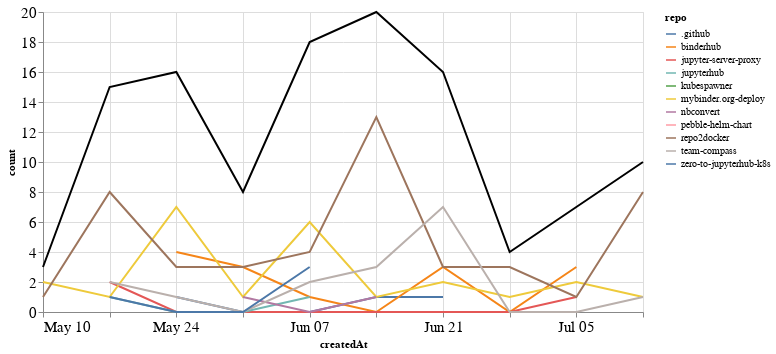

The cell this chart's notebook holds for it:
### Markdown cell above
## Comments

### Code cell
comments_time = comments.groupby('repo').resample('W', on='createdAt').count()['author'].reset_index()
comments_time = comments_time.rename(columns={'author': 'count'})
comments_time_total = comments_time.groupby('createdAt').agg({"count": "sum"}).reset_index()
ch1 = alt.Chart(comments_time, width=600).mark_line().encode(
    x='createdAt',
    y='count',
    color='repo',
    tooltip="repo"
)

ch2 = alt.Chart(comments_time_total, width=600).mark_line(color="black").encode(
    x='createdAt',
    y='count',
)

ch1 + ch2

### Figure 1 — Vega-Lite specification as saved in the notebook (floating-point values rounded to 4 significant figures)
{"config": {"axisLeft": {"labelFontSize": 15}, "axisBottom": {"labelFontSize": 15}}, "layer": [{"data": {"name": "data-211d5c8727fc1cb639610f6dce4aff72"}, "mark": "line", "encoding": {"color": {"type": "nominal", "field": "repo"}, "tooltip": {"type": "nominal", "field": "repo"}, "x": {"type": "temporal", "field": "createdAt"}, "y": {"type": "quantitative", "field": "count"}}, "width": 600}, {"data": {"name": "data-ec84c14d90990b0c432480f69104d39b"}, "mark": {"type": "line", "color": "black"}, "encoding": {"x": {"type": "temporal", "field": "createdAt"}, "y": {"type": "quantitative", "field": "count"}}, "width": 600}], "$schema": "https://vega.github.io/schema/vega-lite/v4.8.1.json", "datasets": {"data-211d5c8727fc1cb639610f6dce4aff72": [{"repo": ".github", "createdAt": "2020-05-24T00:00:00", "count": 1}, {"repo": ".github", "createdAt": "2020-05-31T00:00:00", "count": 0}, {"repo": ".github", "createdAt": "2020-06-07T00:00:00", "count": 0}, {"repo": ".github", "createdAt": "2020-06-14T00:00:00", "count": 1}, {"repo": ".github", "createdAt": "2020-06-21T00:00:00", "count": 1}, {"repo": "binderhub", "createdAt": "2020-05-24T00:00:00", "count": 4}, {"repo": "binderhub", "createdAt": "2020-05-31T00:00:00", "count": 3}, {"repo": "binderhub", "createdAt": "2020-06-07T00:00:00", "count": 1}, {"repo": "binderhub", "createdAt": "2020-06-14T00:00:00", "count": 0}, {"repo": "binderhub", "createdAt": "2020-06-21T00:00:00", "count": 3}, {"repo": "binderhub", "createdAt": "2020-06-28T00:00:00", "count": 0}, {"repo": "binderhub", "createdAt": "2020-07-05T00:00:00", "count": 3}, {"repo": "jupyter-server-proxy", "createdAt": "2020-05-17T00:00:00", "count": 2}, {"repo": "jupyter-server-proxy", "createdAt": "2020-05-24T00:00:00", "count": 0}, {"repo": "jupyter-server-proxy", "createdAt": "2020-05-31T00:00:00", "count": 0}, {"repo": "jupyter-server-proxy", "createdAt": "2020-06-07T00:00:00", "count": 0}, {"repo": "jupyter-server-proxy", "createdAt": "2020-06-14T00:00:00", "count": 0}, {"repo": "jupyter-server-proxy", "createdAt": "2020-06-21T00:00:00", "count": 0}, {"repo": "jupyter-server-proxy", "createdAt": "2020-06-28T00:00:00", "count": 0}, {"repo": "jupyter-server-proxy", "createdAt": "2020-07-05T00:00:00", "count": 1}, {"repo": "jupyterhub", "createdAt": "2020-05-17T00:00:00", "count": 1}, {"repo": "jupyterhub", "createdAt": "2020-05-24T00:00:00", "count": 0}, {"repo": "jupyterhub", "createdAt": "2020-05-31T00:00:00", "count": 0}, {"repo": "jupyterhub", "createdAt": "2020-06-07T00:00:00", "count": 1}, {"repo": "kubespawner", "createdAt": "2020-06-14T00:00:00", "count": 1}, {"repo": "mybinder.org-deploy", "createdAt": "2020-05-10T00:00:00", "count": 2}, {"repo": "mybinder.org-deploy", "createdAt": "2020-05-17T00:00:00", "count": 1}, {"repo": "mybinder.org-deploy", "createdAt": "2020-05-24T00:00:00", "count": 7}, {"repo": "mybinder.org-deploy", "createdAt": "2020-05-31T00:00:00", "count": 1}, {"repo": "mybinder.org-deploy", "createdAt": "2020-06-07T00:00:00", "count": 6}, {"repo": "mybinder.org-deploy", "createdAt": "2020-06-14T00:00:00", "count": 1}, {"repo": "mybinder.org-deploy", "createdAt": "2020-06-21T00:00:00", "count": 2}, {"repo": "mybinder.org-deploy", "createdAt": "2020-06-28T00:00:00", "count": 1}, {"repo": "mybinder.org-deploy", "createdAt": "2020-07-05T00:00:00", "count": 2}, {"repo": "mybinder.org-deploy", "createdAt": "2020-07-12T00:00:00", "count": 1}, {"repo": "nbconvert", "createdAt": "2020-05-31T00:00:00", "count": 1}, {"repo": "nbconvert", "createdAt": "2020-06-07T00:00:00", "count": 0}, {"repo": "nbconvert", "createdAt": "2020-06-14T00:00:00", "count": 1}, {"repo": "pebble-helm-chart", "createdAt": "2020-06-07T00:00:00", "count": 1}, {"repo": "repo2docker", "createdAt": "2020-05-10T00:00:00", "count": 1}, {"repo": "repo2docker", "createdAt": "2020-05-17T00:00:00", "count": 8}, {"repo": "repo2docker", "createdAt": "2020-05-24T00:00:00", "count": 3}, {"repo": "repo2docker", "createdAt": "2020-05-31T00:00:00", "count": 3}, {"repo": "repo2docker", "createdAt": "2020-06-07T00:00:00", "count": 4}, {"repo": "repo2docker", "createdAt": "2020-06-14T00:00:00", "count": 13}, {"repo": "repo2docker", "createdAt": "2020-06-21T00:00:00", "count": 3}, {"repo": "repo2docker", "createdAt": "2020-06-28T00:00:00", "count": 3}, {"repo": "repo2docker", "createdAt": "2020-07-05T00:00:00", "count": 1}, {"repo": "repo2docker", "createdAt": "2020-07-12T00:00:00", "count": 8}, {"repo": "team-compass", "createdAt": "2020-05-17T00:00:00", "count": 2}, {"repo": "team-compass", "createdAt": "2020-05-24T00:00:00", "count": 1}, {"repo": "team-compass", "createdAt": "2020-05-31T00:00:00", "count": 0}, {"repo": "team-compass", "createdAt": "2020-06-07T00:00:00", "count": 2}, {"repo": "team-compass", "createdAt": "2020-06-14T00:00:00", "count": 3}, {"repo": "team-compass", "createdAt": "2020-06-21T00:00:00", "count": 7}, {"repo": "team-compass", "createdAt": "2020-06-28T00:00:00", "count": 0}, {"repo": "team-compass", "createdAt": "2020-07-05T00:00:00", "count": 0}, {"repo": "team-compass", "createdAt": "2020-07-12T00:00:00", "count": 1}, {"repo": "zero-to-jupyterhub-k8s", "createdAt": "2020-05-17T00:00:00", "count": 1}, {"repo": "zero-to-jupyterhub-k8s", "createdAt": "2020-05-24T00:00:00", "count": 0}, {"repo": "zero-to-jupyterhub-k8s", "createdAt": "2020-05-31T00:00:00", "count": 0}, {"repo": "zero-to-jupyterhub-k8s", "createdAt": "2020-06-07T00:00:00", "count": 3}], "data-ec84c14d90990b0c432480f69104d39b": [{"createdAt": "2020-05-10T00:00:00", "count": 3}, {"createdAt": "2020-05-17T00:00:00", "count": 15}, {"createdAt": "2020-05-24T00:00:00", "count": 16}, {"createdAt": "2020-05-31T00:00:00", "count": 8}, {"createdAt": "2020-06-07T00:00:00", "count": 18}, {"createdAt": "2020-06-14T00:00:00", "count": 20}, {"createdAt": "2020-06-21T00:00:00", "count": 16}, {"createdAt": "2020-06-28T00:00:00", "count": 4}, {"createdAt": "2020-07-05T00:00:00", "count": 7}, {"createdAt": "2020-07-12T00:00:00", "count": 10}]}}
